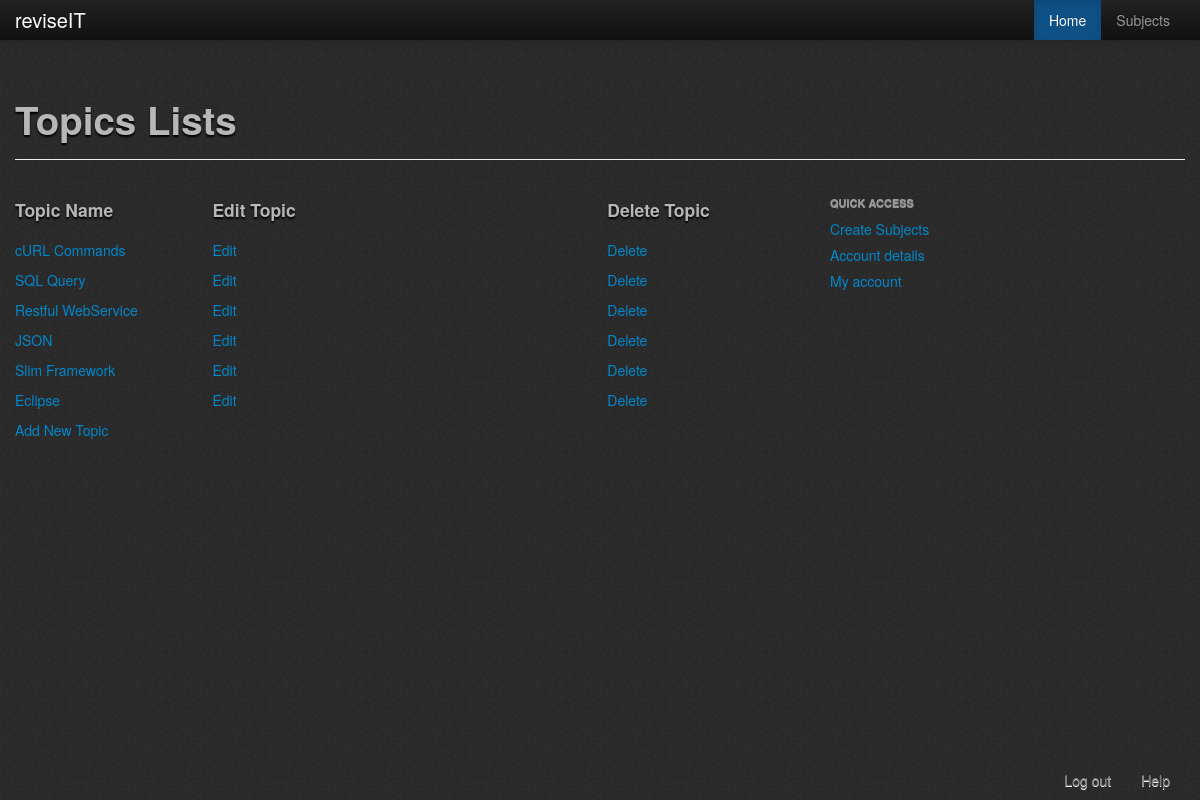
The app's page /php/topics/viewTopic.php?ID=1 (signed in), older data.
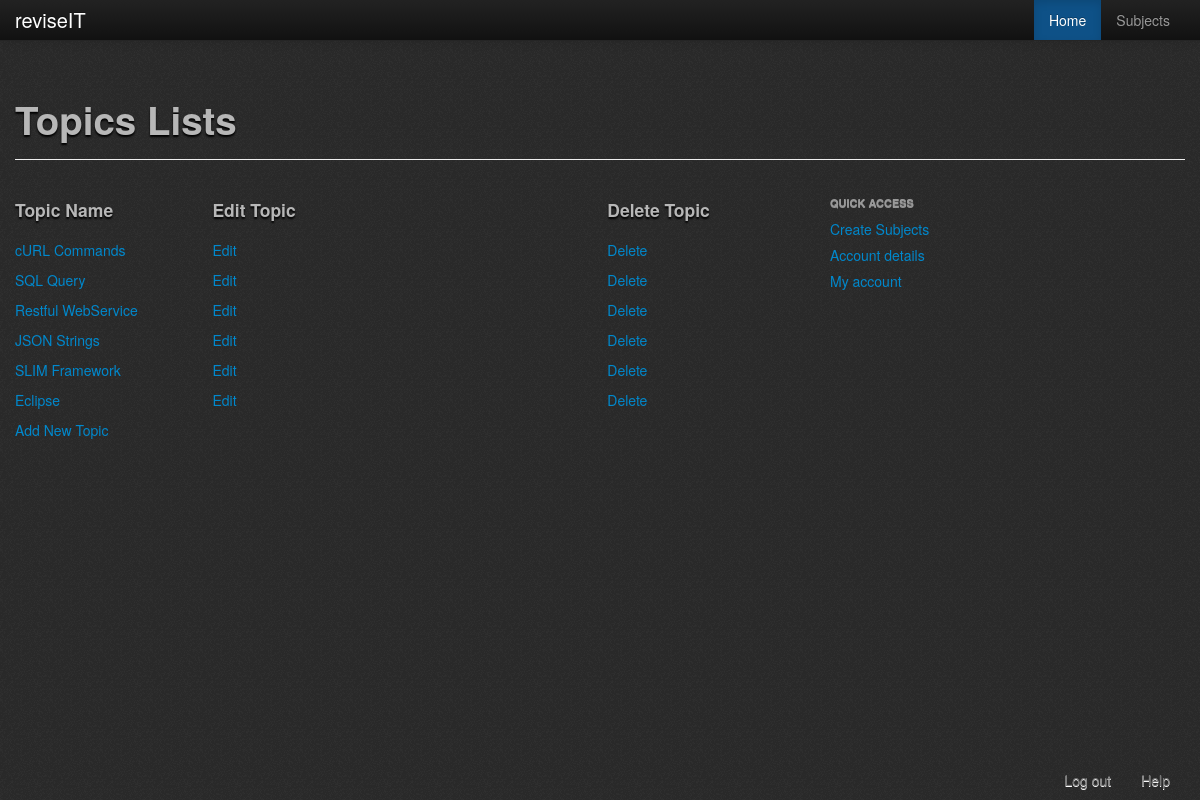
The same page, newer data.
### tables this page shows
CREATE TABLE `topic` (
  `TopicID` int(5) NOT NULL AUTO_INCREMENT,
  `TopicName` varchar(50) NOT NULL,
  `SubjectID` int(11) NOT NULL,
  `SubjectCode` varchar(50) NOT NULL,
  `deletionStatus` tinyint(1) NOT NULL COMMENT '0 = display, 1 = not display',
  `dateupdated` date NOT NULL,
  PRIMARY KEY (`TopicID`),
  KEY `FK_topic` (`SubjectCode`),
  KEY `FK_topicsub` (`SubjectID`)
);

### php/topics/viewTopic.php (the view, shortened to what this page needs)
<?php
	require '../check_logged_in.php';
	$subject_ID = $_GET['ID'];
?>
<!DOCTYPE html PUBLIC "-//W3C//DTD XHTML 1.0 Transitional//EN" "http://www.w3.org/TR/xhtml1/DTD/xhtml1-transitional.dtd">
<html xmlns="http://www.w3.org/1999/xhtml">
	<head>
		<?php
			include '../header_container.php';
		?>
	</head>
	<body>
			<?php
				include 'topics_menu_bar.php';
			?>
			<br /><br />
			<div class="container">
				<div class="page-header">
					<h1>Topics Lists</h1>
				</div>
				<div class="row-fluid">
					<?php
					try
					{
						$result = $db->prepare("SELECT * FROM topic WHERE SubjectID = '".$subject_ID."'");
						$result->execute();
							echo "<div class='span8'>";
								echo"<div class='row-fluid'>";
									echo "<div class='span3'><h4>Topic Name</h4></div>";
									echo "<div class='span6'><h4>Edit Topic</h4></div>";
									echo "<div class='span3'><h4>Delete Topic</h4></div>";
								echo "</div>";
							while($row = $result->fetch(PDO::FETCH_ASSOC))
							{
								echo "<a href='../subtopics/view.php?ID=".$row['TopicID']."'>";
										echo "<div class='span3'>".$row['TopicName']."</div>";
										echo "<div class='span6'><a href='editTopic.php?ID=".$row['TopicID']."'>Edit</a></div>";
										echo "<div class='span3'><a href='deleteTopic.php?ID=".$row['TopicID']."'>Delete</a></div>";
								echo "</a>";
							}
							echo "<br><a href='newTopic.php?ID=".$subject_ID."'>Add New Topic</a>";
							echo "</div>";
					}
					catch(PDOException $e)
					{
						echo $e->getMessage();
					}
					?>
					<div class="span4">
						<ul class="nav nav-list">
							<li class="nav-header">Quick Access</li>
							<li><a href="../subjects/create_subject.php">Create Subjects</a></li>
							<li><a href="#">Account details</a></li>
							<li><a href="../account/my_account.php">My account</a></li>
						</ul>
					</div>
				</div>
			</div>
			<?php
				include '../footer.php';
			?>
	</body>
</html>

### php/header_container.php (shortened to what this page needs)
<link rel="stylesheet" type="text/css" href="../../assets/css/bootstrap-wysihtml5-0.0.2.css"></link>
<link rel="stylesheet" href="../../assets/css/version1.css">
<link rel="stylesheet" href="../../assets/css/bootstro.css">
<link rel="stylesheet" href="../../assets/css/bootstrap-responsive.css">

### php/topics/topics_menu_bar.php (shortened to what this page needs)
<div class="navbar navbar-fixed-top navbar-inverse">
	<div class="navbar-inner">
		<div class="container">
			<a href="../home_page_director.php" class="brand">reviseIT</a>
			<div class="nav-collapse collapse">
				<ul class="nav pull-right">
					<li class="active"><a href="../home_page_director.php">Home</a></li>
					<li><a href="../subjects/all_Subjects.php">Subjects</a></li>
				</ul>
			</div>
		</div>
	</div>
</div>

### php/footer.php
<div class="navbar navbar-fixed-bottom">
	<div class="container">
		<div class="nav-collapse collapse">
			<ul class="nav pull-right">
				<li><a href="../logout.php">Log out</a></li>
				<li><a href="#" id="help">Help</a></li>
			</ul>
		</div>
	</div>
</div>

Row changes from the older to the newer data that the page shows:
changed topic: TopicName "JSON" → "JSON Strings"
changed topic: TopicName "Slim Framework" → "SLIM Framework"
